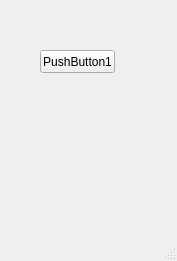
<?xml version="1.0" encoding="UTF-8"?>
<ui version="4.0">
 <class>MainWindow1</class>
 <widget class="QMainWindow" name="MainWindow1">
  <property name="geometry">
   <rect>
    <x>0</x>
    <y>0</y>
    <width>177</width>
    <height>261</height>
   </rect>
  </property>
  <property name="windowTitle">
   <string>MainWindow</string>
  </property>
  <widget class="QWidget" name="centralwidget">
   <widget class="QPushButton" name="pushButton">
    <property name="geometry">
     <rect>
      <x>40</x>
      <y>50</y>
      <width>75</width>
      <height>23</height>
     </rect>
    </property>
    <property name="text">
     <string>PushButton1</string>
    </property>
   </widget>
  </widget>
  <widget class="QMenuBar" name="menubar">
   <property name="geometry">
    <rect>
     <x>0</x>
     <y>0</y>
     <width>177</width>
     <height>23</height>
    </rect>
   </property>
  </widget>
  <widget class="QStatusBar" name="statusbar"/>
 </widget>
 <resources/>
 <connections/>
</ui>
